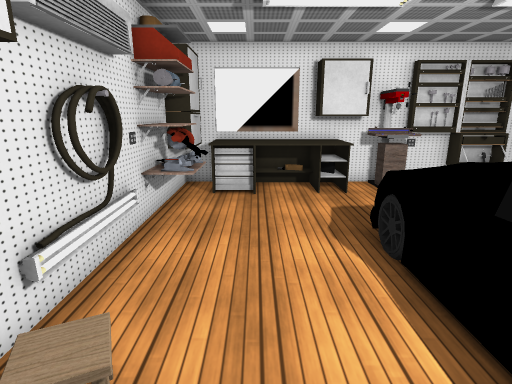
view 1 (above)

16 first-person views from a walk through a Unity game level. The camera is 1.5 m above the floor, tilts 14° down and sees 80° across. The floor is counted in squares, 0.5 m on a side. Each view is taken from the middle of a square. On the plan, view 1 faces up. The plan holds only what a view shows up to about 20 squares ahead; the rest is blank. Some surface patterns are stand-ins.

view 2
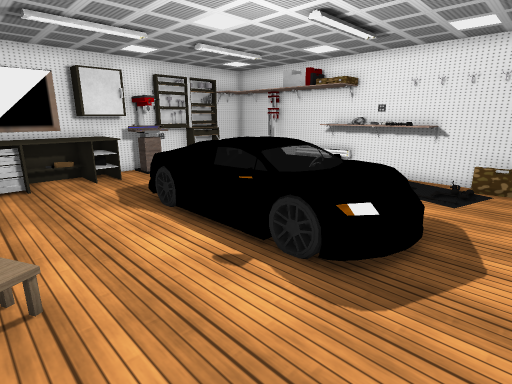

view 3
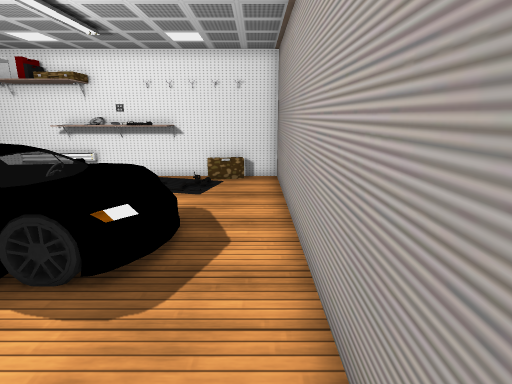

view 4
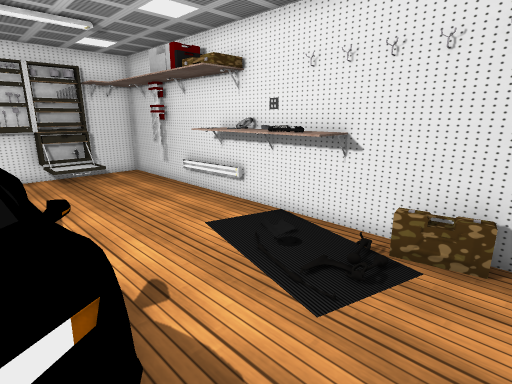

view 5
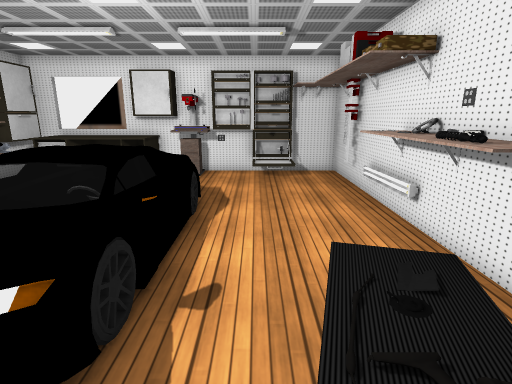

view 6
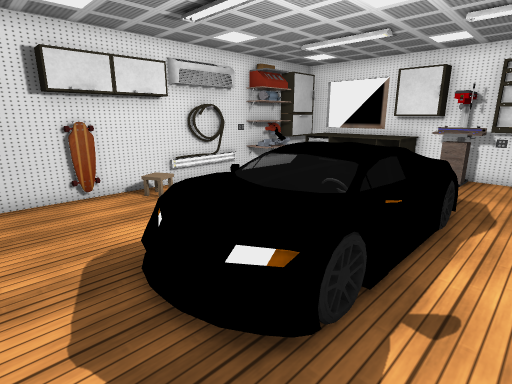

view 7
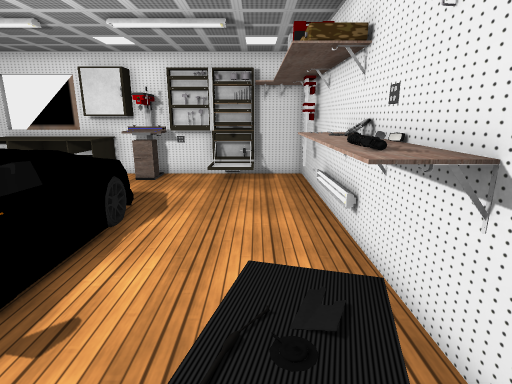

view 8
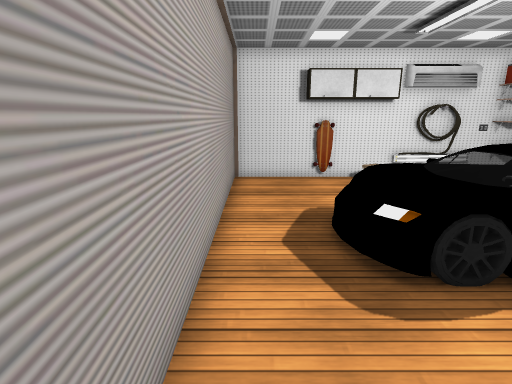

view 9
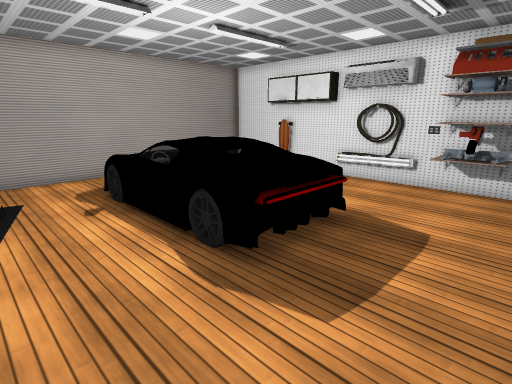

view 10
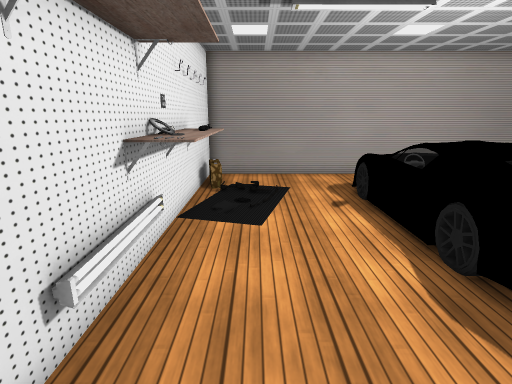

view 11
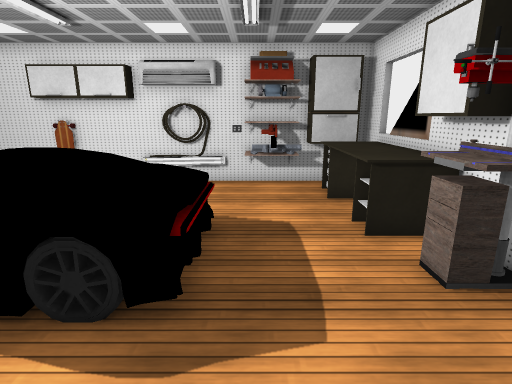

view 12
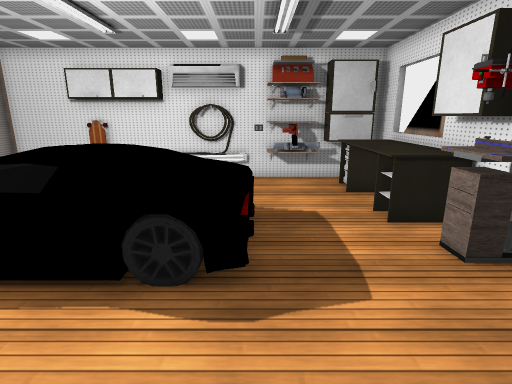

view 13
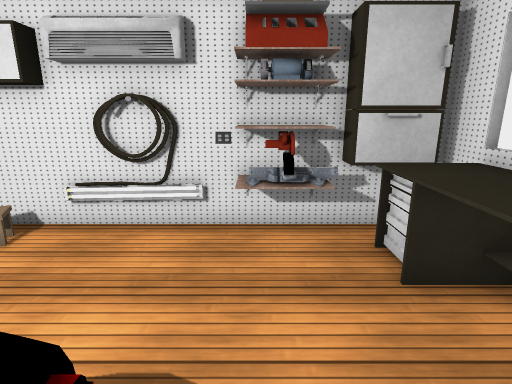

view 14
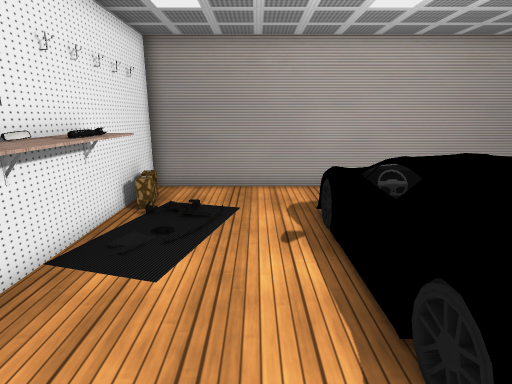

view 15
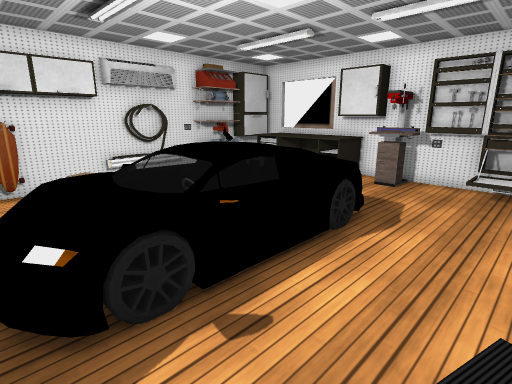

view 16
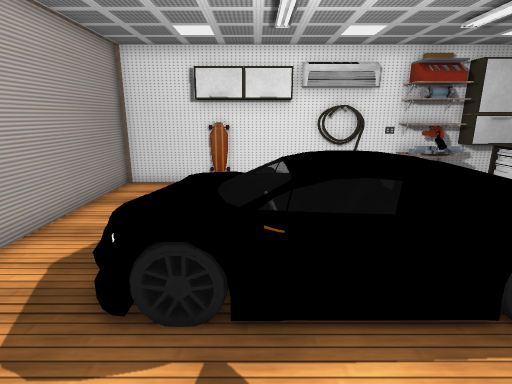

### Floor plan
Points are (right, up) in squares from view 1. A wall is a line through its corners. A room is listed if a view was taken in it or the views show most of it. See-through windows are left out.
Room 1 (views 1, 2, 3, 4, 5, 6, 7, 8, 9, 10, 11, 12, 13, 14, 15, 16)
walls: (6.6, 12.4) (4.8, 12.4); (-2.7, 5.3) (-3.1, 4.7); (-2.7, 5.3) (-3, 4.9); (-2.8, 5.5) (-3, 4.9); (-2.7, 6.6) (-3.1, 4); (-2.9, 5.8) (-3.2, 4.8); (-2.8, 6.7) (-2.7, 5.3) (-3.1, 5); (-2.8, 6.7) (-2.9, 5.5) (-3.1, 5); (-2.9, 6.7) (-3.3, 6.5); (-3.1, 5.4) (-2.9, 5) (-3.2, 4.7); (-3.1, 6) (-2.9, 4.3); (-3, 6.7) (-2.9, 6.5) (-3.2, 6.3); (-3, 6.7) (-2.7, 5.3) (-3.1, 4.8); (-3, 6.7) (-3.3, 6.5); (-3, 6.9) (-3.1, 6.2); (-3.1, 6.8) (-3, 6.5); (-3.1, 6.8) (-3.2, 6.4); (-2, 9.6) (-2.4, 9.6); (-3.2, 6.8) (-2.9, 6.5) (-3.1, 6.1) (-2.8, 5); (-3.2, 6.9) (-3.1, 6.1); (-1.8, 10) (-1.8, 9.8); (-3.1, 7.6) (-3, 3.7); (-2, 10.4) (-2, 9.8) (-2.6, 9.8); (-3, 0.8) (-3, -0.2); (-3.3, 8.6) (-3.3, -4.1) (13.4, -4.1) (13.4, 14.1) (10.9, 14.1); (-2.2, 11.1) (-2.2, 9.3); (12.9, 10.2) (12.9, 10.9); (8.6, 14.1) (2.4, 14.1); (-1.4, 14.1) (-3.3, 14.1) (-3.3, 10.4); (-1.4, 14.4) (-1.8, 14.4)
low walls: (13.3, 6.4) (13.3, 8.9); (-1.8, 10.5) (-2, 10.4); (12.7, -1.9) (12.5, -1.1)
objects: shelf (-2, 9); table (-1, 12) to (4, 14); other object (3, 0) to (7, 8); locker (3, 13); locker (9, 13) to (11, 14); carpet (11, -1) to (12, 0); shelf (12, 1) to (13, 6)

Positions as (right, up) in squares from view 1, and headings:
1: (0, 0), facing up
2: (-2, -3), facing up-right
3: (-2, -3), facing right
4: (6, -3), facing up-right
5: (9, -3), facing up
6: (9, -3), facing up-left
7: (11, -2), facing up
8: (12, -3), facing left
9: (11, 12), facing down-left
10: (11, 12), facing down
11: (11, 9), facing left
12: (12, 8), facing left
13: (5, 9), facing left
14: (9, 9), facing down
15: (11, -1), facing up-left
16: (11, 2), facing left
